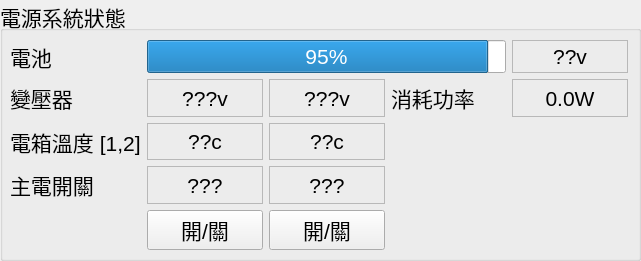
       <widget class="QGroupBox" name="systemStatusGroupBox">
        <property name="geometry">
         <rect>
          <x>460</x>
          <y>20</y>
          <width>641</width>
          <height>261</height>
         </rect>
        </property>
        <property name="sizePolicy">
         <sizepolicy hsizetype="Fixed" vsizetype="Fixed">
          <horstretch>0</horstretch>
          <verstretch>0</verstretch>
         </sizepolicy>
        </property>
        <property name="font">
         <font>
          <pointsize>16</pointsize>
         </font>
        </property>
        <property name="title">
         <string>電源系統狀態</string>
        </property>
        <widget class="QWidget" name="gridLayoutWidget_2">
         <property name="geometry">
          <rect>
           <x>10</x>
           <y>40</y>
           <width>618</width>
           <height>210</height>
          </rect>
         </property>
         <property name="font">
          <font>
           <pointsize>16</pointsize>
          </font>
         </property>
         <layout class="QGridLayout" name="gridLayout_3">
          <item row="2" column="0">
           <widget class="QLabel" name="label_36">
            <property name="font">
             <font>
              <pointsize>16</pointsize>
             </font>
            </property>
            <property name="frameShape">
             <enum>QFrame::NoFrame</enum>
            </property>
            <property name="text">
             <string>電箱溫度 [1,2]</string>
            </property>
           </widget>
          </item>
          <item row="0" column="0">
           <widget class="QLabel" name="label">
            <property name="font">
             <font>
              <pointsize>16</pointsize>
             </font>
            </property>
            <property name="frameShape">
             <enum>QFrame::NoFrame</enum>
            </property>
            <property name="text">
             <string>電池</string>
            </property>
           </widget>
          </item>
          <item row="1" column="0">
           <widget class="QLabel" name="label_35">
            <property name="font">
             <font>
              <pointsize>16</pointsize>
             </font>
            </property>
            <property name="frameShape">
             <enum>QFrame::NoFrame</enum>
            </property>
            <property name="text">
             <string>變壓器</string>
            </property>
           </widget>
          </item>
          <item row="0" column="4">
           <widget class="QLabel" name="batteryVoltageLabel">
            <property name="font">
             <font>
              <pointsize>16</pointsize>
             </font>
            </property>
            <property name="frameShape">
             <enum>QFrame::StyledPanel</enum>
            </property>
            <property name="text">
             <string>??v</string>
            </property>
            <property name="alignment">
             <set>Qt::AlignCenter</set>
            </property>
           </widget>
          </item>
          <item row="0" column="1" colspan="3">
           <widget class="QProgressBar" name="batterySOCProgressBar">
            <property name="font">
             <font>
              <pointsize>16</pointsize>
             </font>
            </property>
            <property name="value">
             <number>95</number>
            </property>
           </widget>
          </item>
          <item row="2" column="1">
           <widget class="QLabel" name="caseTempLabel_0">
            <property name="font">
             <font>
              <pointsize>16</pointsize>
             </font>
            </property>
            <property name="frameShape">
             <enum>QFrame::StyledPanel</enum>
            </property>
            <property name="text">
             <string>??c</string>
            </property>
            <property name="alignment">
             <set>Qt::AlignCenter</set>
            </property>
           </widget>
          </item>
          <item row="2" column="2">
           <widget class="QLabel" name="caseTempLabel_1">
            <property name="font">
             <font>
              <pointsize>16</pointsize>
             </font>
            </property>
            <property name="frameShape">
             <enum>QFrame::StyledPanel</enum>
            </property>
            <property name="text">
             <string>??c</string>
            </property>
            <property name="alignment">
             <set>Qt::AlignCenter</set>
            </property>
           </widget>
          </item>
          <item row="1" column="2">
           <widget class="QLabel" name="inverterLabel_1">
            <property name="font">
             <font>
              <pointsize>16</pointsize>
             </font>
            </property>
            <property name="frameShape">
             <enum>QFrame::StyledPanel</enum>
            </property>
            <property name="text">
             <string>???v</string>
            </property>
            <property name="alignment">
             <set>Qt::AlignCenter</set>
            </property>
           </widget>
          </item>
          <item row="1" column="1">
           <widget class="QLabel" name="inverterLabel_0">
            <property name="font">
             <font>
              <pointsize>16</pointsize>
             </font>
            </property>
            <property name="frameShape">
             <enum>QFrame::StyledPanel</enum>
            </property>
            <property name="text">
             <string>???v</string>
            </property>
            <property name="alignment">
             <set>Qt::AlignCenter</set>
            </property>
           </widget>
          </item>
          <item row="3" column="0">
           <widget class="QLabel" name="label_40">
            <property name="font">
             <font>
              <pointsize>16</pointsize>
             </font>
            </property>
            <property name="text">
             <string>主電開關</string>
            </property>
           </widget>
          </item>
          <item row="4" column="0">
           <widget class="QLabel" name="label_39">
            <property name="font">
             <font>
              <pointsize>16</pointsize>
             </font>
            </property>
            <property name="text">
             <string/>
            </property>
           </widget>
          </item>
          <item row="4" column="1">
           <widget class="QPushButton" name="inverterOnPushButton_0">
            <property name="enabled">
             <bool>true</bool>
            </property>
            <property name="font">
             <font>
              <pointsize>16</pointsize>
             </font>
            </property>
            <property name="text">
             <string>開/關</string>
            </property>
           </widget>
          </item>
          <item row="4" column="2">
           <widget class="QPushButton" name="inverterOnPushButton_1">
            <property name="enabled">
             <bool>true</bool>
            </property>
            <property name="font">
             <font>
              <pointsize>16</pointsize>
             </font>
            </property>
            <property name="text">
             <string>開/關</string>
            </property>
           </widget>
          </item>
          <item row="3" column="1">
           <widget class="QLabel" name="ConvMCBLabel_0">
            <property name="font">
             <font>
              <pointsize>16</pointsize>
             </font>
            </property>
            <property name="frameShape">
             <enum>QFrame::StyledPanel</enum>
            </property>
            <property name="text">
             <string>???</string>
            </property>
            <property name="alignment">
             <set>Qt::AlignCenter</set>
            </property>
           </widget>
          </item>
          <item row="3" column="2">
           <widget class="QLabel" name="ConvMCBLabel_1">
            <property name="font">
             <font>
              <pointsize>16</pointsize>
             </font>
            </property>
            <property name="frameShape">
             <enum>QFrame::StyledPanel</enum>
            </property>
            <property name="text">
             <string>???</string>
            </property>
            <property name="alignment">
             <set>Qt::AlignCenter</set>
            </property>
           </widget>
          </item>
          <item row="1" column="3">
           <widget class="QLabel" name="label_56">
            <property name="font">
             <font>
              <pointsize>16</pointsize>
             </font>
            </property>
            <property name="text">
             <string>消耗功率</string>
            </property>
           </widget>
          </item>
          <item row="1" column="4">
           <widget class="QLabel" name="totalWattLabel">
            <property name="font">
             <font>
              <pointsize>16</pointsize>
             </font>
            </property>
            <property name="frameShape">
             <enum>QFrame::StyledPanel</enum>
            </property>
            <property name="text">
             <string>0.0W</string>
            </property>
            <property name="alignment">
             <set>Qt::AlignCenter</set>
            </property>
           </widget>
          </item>
         </layout>
        </widget>
       </widget>
